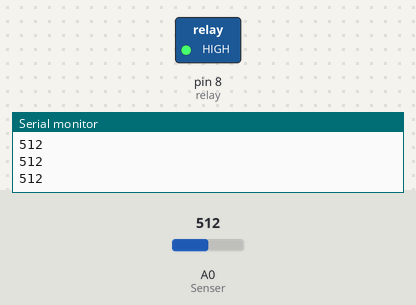
The program below on a simulated Arduino Uno, built with avr-gcc and run on an emulated ATmega328P. On the bench: switched loads named in the program (green lamp = pin HIGH), the last lines printed to the serial monitor. Dashed ring = blinking. The inputs (shaded band) are chosen by the test bench; at power-on: A0 (Senser) = 512.

Above: at 1.2 s.
1.3 s: A0 (Senser) set to 886
2.8 s: A0 (Senser) set to 911
At 3.55 s:
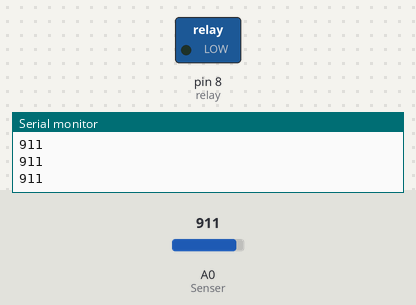
5.8 s: A0 (Senser) set to 900
At 5.8 s:
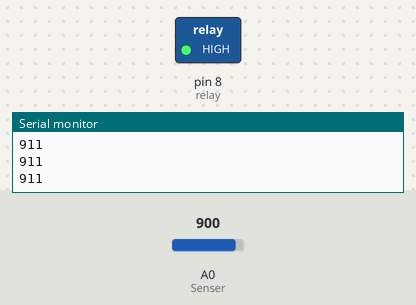
7.3 s: A0 (Senser) set to 1023
At 7.8 s:
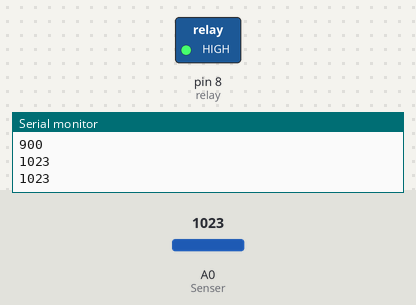
Timing chart, 0 to 11.3 s (numbered marks = the images above; inputs shaded):
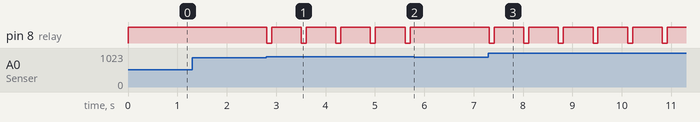

Measured:
- the behaviour switches between 900 and 901 on A0 (Senser) (found by bisection; images 0 and 1)
- after the input at 2.8 s, pin 8 (relay): alternates HIGH for 0.60 s and LOW for 0.10 s, starting at once
- after the input at 5.8 s, pin 8 (relay): stops changing and stays HIGH
- after the input at 7.3 s, pin 8 (relay): alternates HIGH for 0.60 s and LOW for 0.10 s, starting at once

The program:

main.cpp
```cpp
#include <Arduino.h>

#define analogMin 521
#define analogMax 525
int relay = 8; // กำหนดขาควบคุม Relay
int Senser = A0;
int val = 0;
int count = 0;
int analogAverage = (analogMin + analogMax) / 2;
void onoffLed()
{
  digitalWrite(relay, HIGH);
  int sensorValue = analogRead(Senser);

  if (sensorValue >= analogMin && sensorValue <= analogMax)
  {
    sensorValue = analogAverage;
  }

  Serial.println(sensorValue);

  if (sensorValue > 900)
  {
    count = count + 1;
  }
  if (count == 1)
  {
    digitalWrite(relay, LOW);
  }
  if (count == 2)
  {
    digitalWrite(relay, HIGH);
    delay(500);
    count = 0;
  }
  delay(100);
}
void setup()
{
  Serial.begin(9600);
  pinMode(relay, OUTPUT);
  pinMode(Senser, INPUT);
}
void loop()
{
  onoffLed();
}
```
